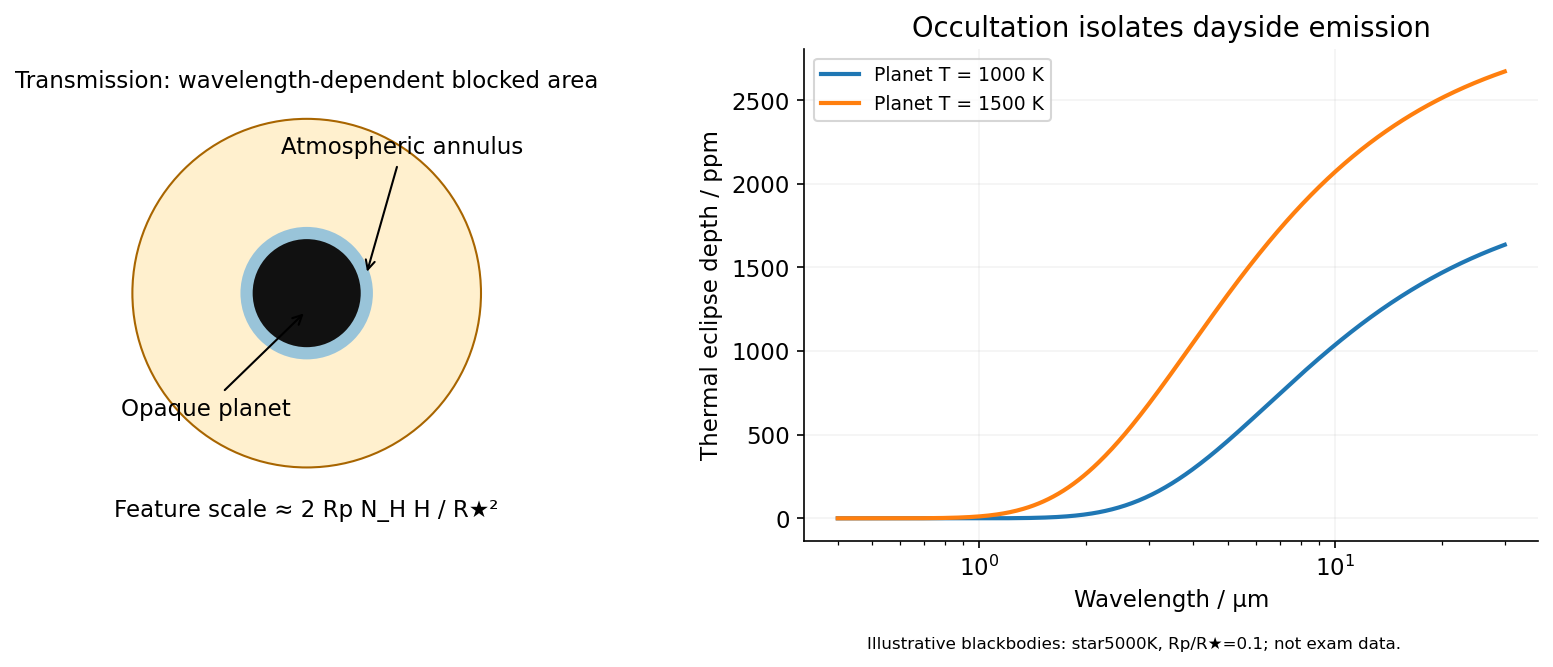

Here is the Python script that generated this plot:
"""Original solution diagram; Python3.14.4, numpy2.3.5, matplotlib3.10.7.
Run from mirrored _media directory; saves a basename in cwd.
"""
from pathlib import Path
import numpy as np
import matplotlib
matplotlib.use('Agg')
import matplotlib.pyplot as plt
from matplotlib.patches import Circle,FancyBboxPatch
plt.rcParams.update({'font.size':11,'figure.facecolor':'white','axes.spines.top':False,'axes.spines.right':False})
fig,axs=plt.subplots(1,2,figsize=(11,4.5));ax=axs[0];ax.add_patch(Circle((0,0),1,fc='#fff0ce',ec='#a86500'));ax.add_patch(Circle((0,0),.38,fc='#80b9dc',ec='none',alpha=.8));ax.add_patch(Circle((0,0),.31,fc='#111111'));ax.annotate('Atmospheric annulus',xy=(.34,.1),xytext=(.55,.8),arrowprops={'arrowstyle':'->'},ha='center');ax.annotate('Opaque planet',xy=(0,-.1),xytext=(-.58,-.7),arrowprops={'arrowstyle':'->'},ha='center');ax.text(0,1.18,'Transmission: wavelength-dependent blocked area',ha='center');ax.text(0,-1.28,'Feature scale ≈ 2 Rp N_H H / R★²',ha='center');ax.set(aspect='equal',xlim=(-1.3,1.3),ylim=(-1.42,1.4));ax.axis('off')
lam=np.geomspace(.4,30,400);hc_k=1.438776877e4;Ts=5000.;radius=.1
for Tp in [1000.,1500.]:
 ratio=radius*radius*np.expm1(hc_k/(lam*Ts))/np.expm1(hc_k/(lam*Tp));axs[1].semilogx(lam,1e6*ratio,lw=2,label='Planet T = %d K'%Tp)
axs[1].set(xlabel='Wavelength / μm',ylabel='Thermal eclipse depth / ppm',title='Occultation isolates dayside emission');axs[1].legend(fontsize=9);axs[1].grid(alpha=.15);fig.text(.74,.025,'Illustrative blackbodies: star5000K, Rp/R★=0.1; not exam data.',ha='center',fontsize=8);fig.tight_layout(rect=(0,.04,1,1))

fig.savefig(Path(__file__).with_suffix('.png').name,dpi=150,facecolor='white',bbox_inches='tight');plt.close(fig)
